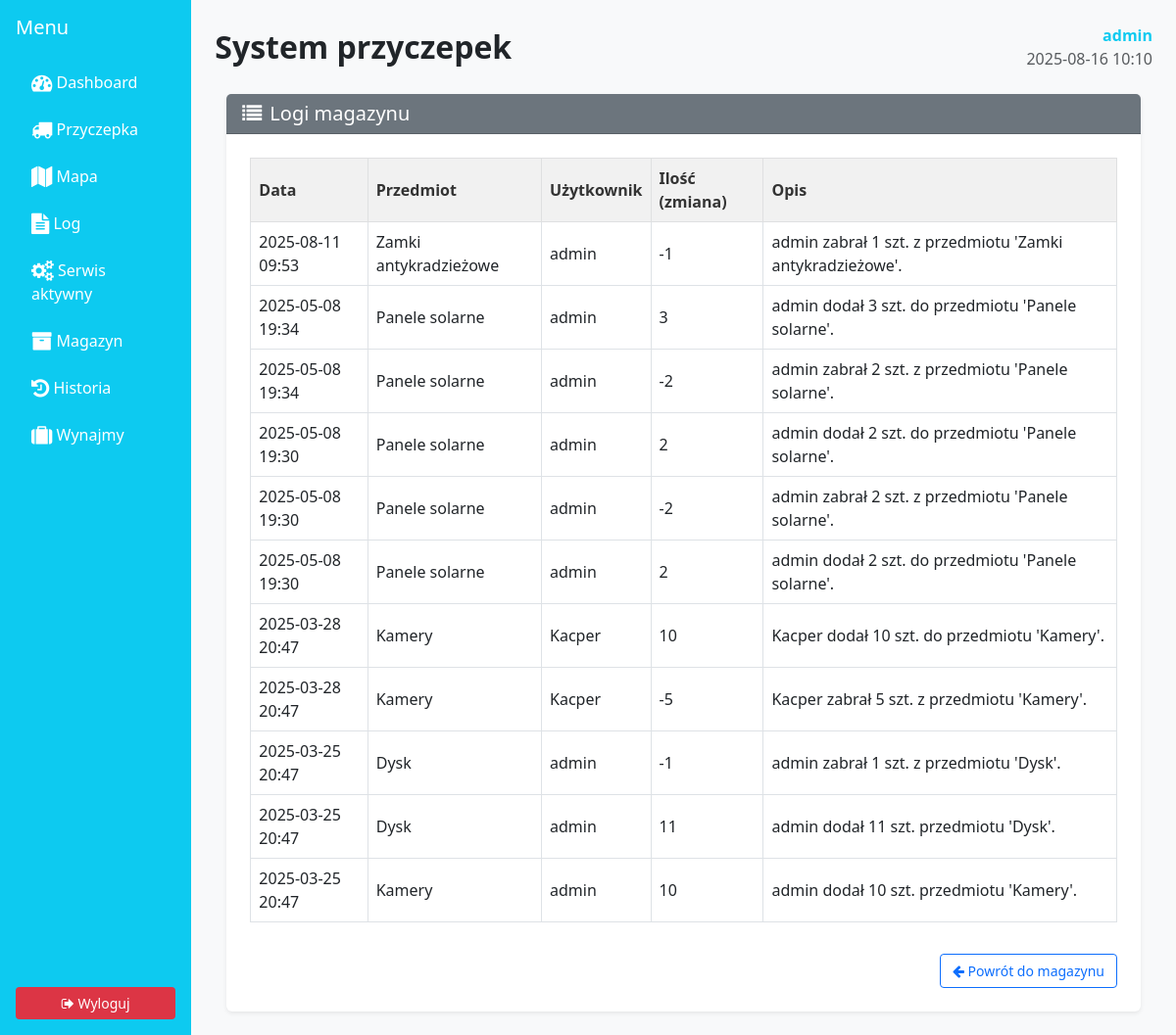
/warehouse/logs/ (signed in), run on the app's committed database.
### rentalapp/models.py (models this page shows, shortened)
class WarehouseLog(models.Model):
    timestamp = models.DateTimeField(default=now)
    item = models.ForeignKey(WarehouseItem, on_delete=models.CASCADE, related_name='logs')
    user = models.ForeignKey(User, on_delete=models.SET_NULL, null=True, blank=True)
    quantity_taken = models.IntegerField(default=0)
    message = models.TextField()

class WarehouseItem(models.Model):
    name = models.CharField(max_length=100)
    quantity = models.PositiveIntegerField(default=0)
    date_state = models.DateField()
    comment = models.TextField(blank=True, null=True)

### rentalapp/views.py (the view)
# urls.py: path('warehouse/logs/', views.warehouse_logs_view, name='warehouse_logs'),
@login_required
def warehouse_logs_view(request):
    logs = WarehouseLog.objects.all().order_by('-timestamp')
    return render(request, 'rentalapp/warehouse/warehouse_logs.html', {'logs': logs})

### templates/rentalapp/warehouse/warehouse_logs.html (shortened to what this page needs)
{% extends 'rentalapp/base.html' %}
{% load static %}
{% block content %}
    <div class="container-fluid mt-4">
        <div class="card shadow-sm border-0">
            <div class="card-header bg-secondary text-white d-flex justify-content-between align-items-center">
                <h5 class="mb-0"><i class="fa fa-list me-2"></i>Logi magazynu</h5>
            </div>
            <div class="card-body p-4">
                {% if logs %}
                    <div class="table-responsive">
                        <table class="table table-bordered table-hover align-middle">
                            <thead class="table-light">
                            <tr>
                                <th>Data</th>
                                <th>Przedmiot</th>
                                <th>Użytkownik</th>
                                <th>Ilość (zmiana)</th>
                                <th>Opis</th>
                            </tr>
                            </thead>
                            <tbody>
                            {% for log in logs %}
                                <tr>
                                    <td>{{ log.timestamp|date:"Y-m-d H:i" }}</td>
                                    <td>{{ log.item.name }}</td>
                                    <td>
                                        {% if log.user %}
                                            {{ log.user.username }}
                                        {% else %}
                                            <em>System</em>
                                        {% endif %}
                                    </td>
                                    <td>{{ log.quantity_taken }}</td>
                                    <td>{{ log.message }}</td>
                                </tr>
                            {% endfor %}
                            </tbody>
                        </table>
                    </div>
                {% else %}
                    <div class="alert alert-info text-center">
                        Brak logów do wyświetlenia.
                    </div>
                {% endif %}
                <div class="mt-3 text-end">
                    <a href="{% url 'rentalapp:warehouse_manager' %}" class="btn btn-outline-primary">
                        <i class="fa fa-arrow-left"></i> Powrót do magazynu
                    </a>
                </div>
            </div>
        </div>
    </div>
{% endblock content %}

### templates/rentalapp/base.html (shortened to what this page needs)
{% load static %}
{% load tz %}
<!DOCTYPE html>
<html lang="pl">
<head>
  <link rel="stylesheet" href="https://cdn.jsdelivr.net/npm/bootstrap@5.3.0/dist/css/bootstrap.min.css">
  <link rel="stylesheet" href="https://cdn.jsdelivr.net/npm/font-awesome@4.7.0/css/font-awesome.min.css">
  <link rel="stylesheet" href="{% static 'rentalapp/css/style.css' %}">
</head>
<body>
<div class="d-flex">
    <div class="bg-info text-white p-3 d-flex flex-column" style="width: 220px; min-height: 100vh;">
        <h5 class="mb-4">Menu</h5>
        <ul class="nav flex-column">
            <li class="nav-item mb-2">
                <a class="nav-link text-white" href="{% url 'rentalapp:dashboard' %}"><i class="fa fa-tachometer fa-lg"></i> Dashboard</a>
            </li>
            <li class="nav-item mb-2">
                <a class="nav-link text-white" href="{% url 'rentalapp:trailer_list' %}"><i class="fa fa-truck fa-lg"></i> Przyczepka</a>
            </li>
            <li class="nav-item mb-2">
                <a class="nav-link text-white" href="{% url 'rentalapp:map_view' %}"><i class="fa fa-map fa-lg"></i> Mapa</a>
            </li>
            <li class="nav-item mb-2">
                <a class="nav-link text-white" href="{% url 'rentalapp:log' %}"><i class="fa fa-file-text fa-lg"></i> Log</a>
            </li>
            <li class="nav-item mb-2">
                <a class="nav-link text-white" href="{% url 'rentalapp:active_services' %}">
                    <i class="fa fa-cogs fa-lg"></i> Serwis aktywny
                </a>
            </li>
            <li class="nav-item mb-2">
                <a class="nav-link text-white" href="{% url 'rentalapp:warehouse_manager' %}"><i class="fa fa-archive fa-lg"></i> Magazyn</a>
            </li>
            <li class="nav-item mb-2">
                <a class="nav-link text-white" href="{% url 'rentalapp:rental_history' %}">
    <i class="fa fa-history fa-lg"></i> Historia
</a>
            </li>
            <li class="nav-item mb-2">
                <a class="nav-link text-white" href="{% url 'rentalapp:rent' %}"><i class="fa fa-suitcase fa-lg"></i> Wynajmy</a>
            </li>
        </ul>
        {% if user.is_authenticated %}
        <div class="mt-auto">
            <a class="btn btn-danger w-100" href="{% url 'rentalapp:logout' %}">
                <i class="fa fa-sign-out"></i> Wyloguj
            </a>
        </div>
        {% endif %}
    </div>
    <div class="p-4 flex-grow-1">
        <div class="d-flex justify-content-between align-items-center mb-4">
            <h2 class="mb-0">System przyczepek</h2>
            {% if user.is_authenticated %}
            <div class="text-end">
                <div class="text-info fw-bold">
                    {% if user.groups.exists %}{{ user.groups.first.name }} {{ user.username }}
                    {% else %}{{ user.username }}{% endif %}
                </div>
                <div class="text-muted">{% now "Y-m-d H:i" %}</div>
            </div>
            {% endif %}
        </div>
        {% block content %}{% endblock content %}
    </div>
</div>
</body>
</html>

### static/rentalapp/css/style.css (style rules this page uses)
body { background-color: #f8f9fa; font-family: 'Segoe UI', sans-serif; color: #212529; }
h1, h2, h3 { font-weight: bold; }
.table th { background-color: #f1f1f1; color: #333; font-weight: bold; }
.table td, .table th { vertical-align: middle; }
.btn { border-radius: 4px; padding: 6px 12px; font-size: 14px; }
.btn-danger { background-color: #dc3545; border: none; }
.mt-4 { margin-top: 1.5rem; }
.mt-3 { margin-top: 1rem; }
.w-100 { width: 100%; }

### data on the page
WarehouseLog: timestamp "2025-08-11 09:53", item.name "Zamki antykradzieżowe", user.username "admin", quantity_taken "-1", message "admin zabrał 1 szt. z przedmiotu 'Zamki antykradzieżowe'."
WarehouseLog: timestamp "2025-05-08 19:34", item.name "Panele solarne", user.username "admin", quantity_taken "3", message "admin dodał 3 szt. do przedmiotu 'Panele solarne'."
WarehouseLog: timestamp "2025-05-08 19:34", item.name "Panele solarne", user.username "admin", quantity_taken "-2", message "admin zabrał 2 szt. z przedmiotu 'Panele solarne'."
WarehouseLog: timestamp "2025-05-08 19:30", item.name "Panele solarne", user.username "admin", quantity_taken "2", message "admin dodał 2 szt. do przedmiotu 'Panele solarne'."
WarehouseLog: timestamp "2025-05-08 19:30", item.name "Panele solarne", user.username "admin", quantity_taken "-2", message "admin zabrał 2 szt. z przedmiotu 'Panele solarne'."
WarehouseLog: timestamp "2025-05-08 19:30", item.name "Panele solarne", user.username "admin", quantity_taken "2", message "admin dodał 2 szt. do przedmiotu 'Panele solarne'."
WarehouseLog: timestamp "2025-03-28 20:47", item.name "Kamery", user.username "Kacper", quantity_taken "10", message "Kacper dodał 10 szt. do przedmiotu 'Kamery'."
WarehouseLog: timestamp "2025-03-28 20:47", item.name "Kamery", user.username "Kacper", quantity_taken "-5", message "Kacper zabrał 5 szt. z przedmiotu 'Kamery'."
WarehouseLog: timestamp "2025-03-25 20:47", item.name "Dysk", user.username "admin", quantity_taken "-1", message "admin zabrał 1 szt. z przedmiotu 'Dysk'."
WarehouseLog: timestamp "2025-03-25 20:47", item.name "Dysk", user.username "admin", quantity_taken "11", message "admin dodał 11 szt. przedmiotu 'Dysk'."
WarehouseLog: timestamp "2025-03-25 20:47", item.name "Kamery", user.username "admin", quantity_taken "10", message "admin dodał 10 szt. przedmiotu 'Kamery'."

### other printed values
{{ user.username }} "admin"
